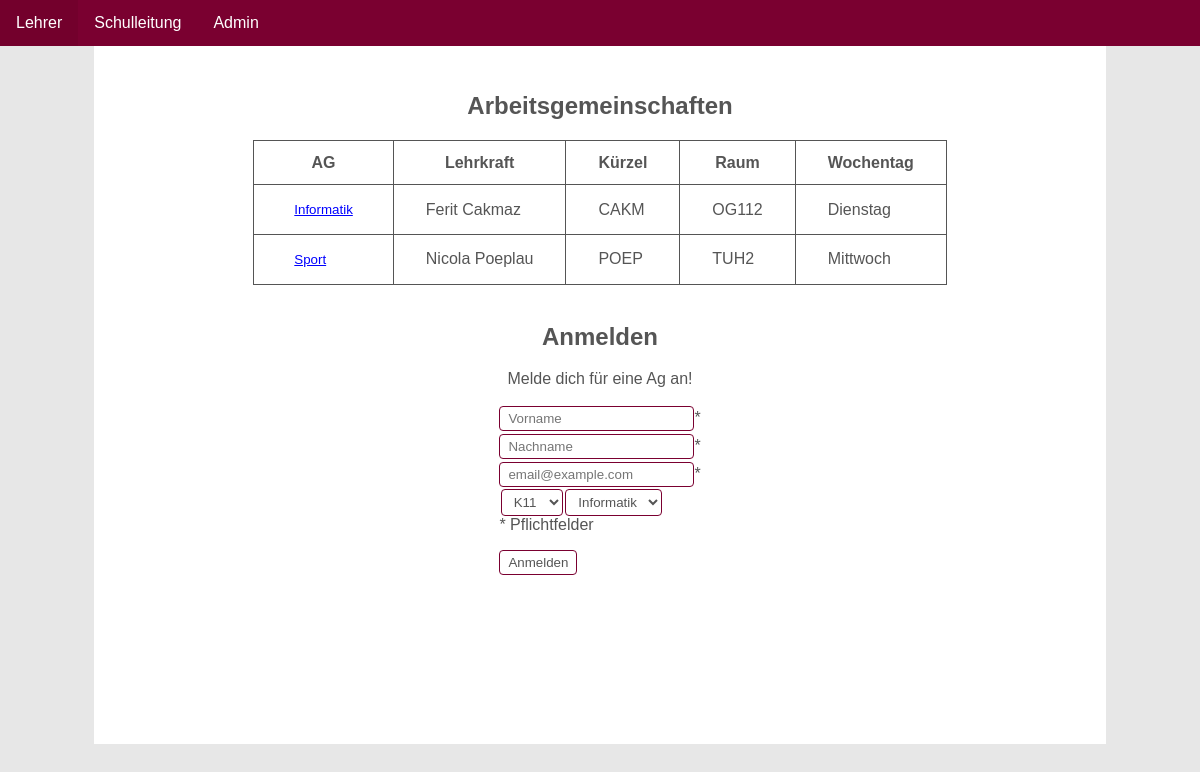
The page /www-root/index.php on the database its author committed.
### tables this page shows
CREATE TABLE Ag (
    Name varchar(255) PRIMARY KEY,
    Leitung varchar(4),
    FOREIGN KEY (Leitung) REFERENCES Lehrer(Kuerzel),
    Raum varchar(6),
    Wochentag varchar(12),
    FindetStatt boolean,
    Beschreibung varchar(1024)
);

CREATE TABLE Lehrer (
    Kuerzel varchar(4) PRIMARY KEY,
    Vorname varchar(255) NOT NULL,
    Nachname varchar(255) NOT NULL
);

### www-root/utils/agRegisterForm.php (the view, shortened to what this page needs)
<?php
    $vorname = "";
    $nachname = "";
    $email = "";
?>
<form method="post">
    <input type="text" placeholder="Vorname" name="vorname" id="vorname" <?php echo "value='".$vorname."'"?>/>*<br/>
    <input type="text" placeholder="Nachname" name="nachname" id="nachname" <?php echo "value='".$nachname."'"?>/>*<br/>
    <input type="email" placeholder="email@example.com" name="email" id="email" <?php echo "value='".$email."'"?>/>*<br/>
    <?php
        require __DIR__ . "/../login/defaultUser.php";
        $query = "SELECT Klasse FROM Klassen ORDER BY CAST(Klasse AS UNSIGNED) ASC, Klasse ASC";
        $result = $conn->query($query);
        echo "<select name='klasse' id='klasse'>";
        for ($index = 0; $result->rowCount() > $index; $index++) {
            $row = $result->fetch(PDO::FETCH_ASSOC);
            echo "<option value='" . $row["Klasse"] . "'>" . $row["Klasse"] . "</option>";
        }
        echo "</select>";
        $query = "SELECT Name FROM Ag";
        $result = $conn->query($query);
        echo "<select name='ag' id='ag'>";
        for ($index = 0; $result->rowCount() > $index; $index++) {
            $row = $result->fetch(PDO::FETCH_ASSOC);
            echo "<option value='" . $row["Name"] . "'>" . $row["Name"] . "</option>";
        }
        echo "</select>";
    ?>
    <br/>
    * Pflichtfelder
    <br>
    <button type="submit" name="submitAnmeldung">Anmelden</button>
</form>

### www-root/index.php (shortened to what this page needs)
<!DOCTYPE html>
<html lang="en">
  <head>
    <link rel="stylesheet" href="styles/index.css">
  </head>
  <body>
    <ul>
      <li><a href="/utils/lehrer.php" class="active">Lehrer</a></li>
      <li><a href="/utils/schulleitung.php">Schulleitung</a></li>
      <li><a href="/utils/admin.php">Admin</a></li>
    </ul>
    <div class="center">
      <div class="pageBody">
        <h2 class="center">Arbeitsgemeinschaften</h2>
        <div class="center">
          <?php
              include "utils/agDisplay.php";
          ?>
        </div>
        <br/>
        <h2 class="center">Anmelden</h2>
        <span class="center">Melde dich für eine Ag an!</span>
        <br/>
        <div class="center">
          <?php
              include "utils/agRegisterForm.php";
          ?>
        </div>
      </div>
    </div>
  </body>
</html>

### www-root/utils/agDisplay.php (shortened to what this page needs)
<?php
    require __DIR__ . "/../login/defaultUser.php";
    $query = "SELECT Name, Vorname, Nachname, Leitung, Raum, Wochentag FROM Ag JOIN Lehrer ON Ag.Leitung = Lehrer.Kuerzel";
    $result = $conn->query($query);
    echo "<form action='/utils/agDetails.php' method='post'>";
    echo "<table>";
    echo "<tr><th>AG</th><th>Lehrkraft</th><th>Kürzel</th><th>Raum</th><th>Wochentag</th></tr>";
    if ($result->rowCount() > 0) {
        while($row = $result->fetch(PDO::FETCH_ASSOC)) {
            echo "<tr>";
            echo "<td><button class='agButtonDisplay' type='submit' name='agName' value='".$row["Name"]."'>" . $row["Name"] . "</button></td>";
            echo "<td>" . $row["Vorname"] . " " . $row["Nachname"] . "</td>";
            echo "<td>" . $row["Leitung"] . "</td>";
            echo "<td>" . $row["Raum"] . "</td>";
            echo "<td>" . $row["Wochentag"] . "</td>";
            echo "</tr>";
        }
    }
    echo "</table>";
    echo "</form>";
?>

### www-root/styles/index.css (style rules this page uses)
:root { --primary-body-bg: rgba(231, 231, 231, 1); --secondary-body-bg: rgba(255, 255, 255, 1); --font-color: rgb(85, 85, 85); --accent-color: rgb(122, 0, 48); --accent-color-2: rgb(115, 0, 44); }
body { background-color: var(--primary-body-bg); color: var(--font-color); font-family: Arial, Helvetica, sans-serif; }
table { border: 1px solid var(--font-color); border-collapse: collapse; }
th, td { border: 1px solid var(--font-color); padding-right: 2em; padding-left: 2em; padding-top: 0.8em; padding-bottom: 0.8em; }
ul { position: fixed; top: 0; left: 0; width: 100%; list-style-type: none; margin: 0; padding: 0; overflow: hidden; background-color: var(--accent-color); }
ul li { float: left; }
ul li a { display: block; color: white; text-align: center; padding: 14px 16px; text-decoration: none; }
input { border: 1px solid var(--accent-color); border-radius: 4px; background-color: var(--secondary-body-bg); color: var(--font-color); padding-left: 0.6em; padding-right: 0.6em; padding-top: 0.3em; padding-bottom: 0.3em; margin-bottom: 0.2em; }
button { border: 1px solid var(--accent-color); border-radius: 4px; background-color: var(--secondary-body-bg); color: var(--font-color); padding-left: 0.6em; padding-right: 0.6em; padding-top: 0.3em; padding-bottom: 0.3em; }
select { border: 1px solid var(--accent-color); border-radius: 4px; background-color: var(--secondary-body-bg); color: var(--font-color); padding-left: 0.6em; padding-right: 0.6em; padding-top: 0.3em; padding-bottom: 0.3em; margin-left: 0.1em; margin-right: 0.1em; }
.pageBody { background-color: var(--secondary-body-bg); width: 80%; min-height: 80vh; padding:2em; margin-top: 2em; }
.center { display: flex; flex-direction: row; align-items: center; justify-content: center; }
.agButtonDisplay { background-color: rgba(0,0,0,0); border: 0px solid; color: blue; text-decoration: underline; }

### rows shown on the page
ag: Name "Informatik", Leitung.Vorname "Ferit", Leitung.Nachname "Cakmaz", Leitung "CAKM", Raum "OG112", Wochentag "Dienstag"
ag: Name "Sport", Leitung.Vorname "Nicola", Leitung.Nachname "Poeplau", Leitung "POEP", Raum "TUH2", Wochentag "Mittwoch"

### other values the page prints
form field klasse "K11"
form field ag "Informatik"
